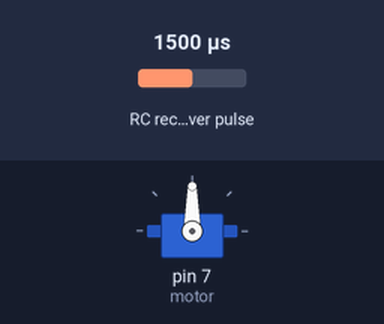
This sketch was run on a simulated Arduino Uno, built with avr-gcc and run on an emulated ATmega328P. Parts: servo. Wiring (inferred from the names in the program): RC receiver channel: data pin 4. The test bench sets the inputs (shaded band); at power-on: RC receiver pulse 1500 µs.

Above: at 0.05 s.
At 3.25 s:
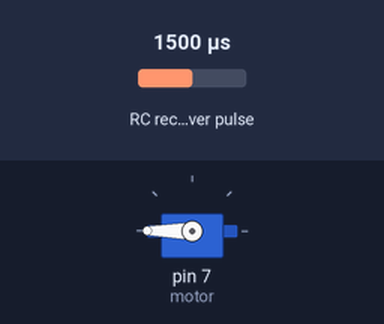
At 6.5 s:
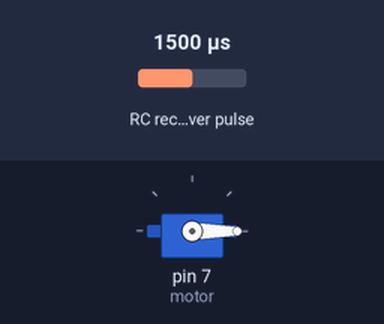
Timing chart, 0 to 8.5 s (numbered marks = the images above):
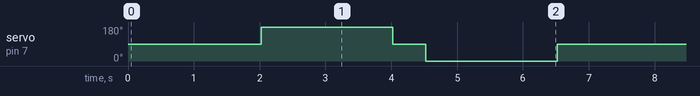

The sketch:

calibrate.ino
```cpp
#include <Servo.h>
/* The 'Servo.h' library allows you to control motors and servos by passing any value between
0 and 180 into the "write" method (talon.write() in this program).
For a motor:   0 is full power in one direction,
             180 is full direction in the opposite direction,
              90 is stop.
For a servo:   0 is all the way one direction,
             180 is all the way in the opposite direction,
              90 is the middle.
*/


Servo motor; //creates servo object named motor
int ch5; //channel 5 is SWC (Switch C), controls motors


void setup() {

  pinMode(4, INPUT); // Set pi 4 as input from RC reciever
  motor.attach(7); //tells arduino to control pin 7 as a servo

}


void loop() {

  ch5 = pulseIn(4, HIGH, 25000); // Read the pulse width of incoming signal


  // Value when switch on: 1960-1962
  // Value when switch off: 981-982

  /*When switched on, will run through calibration sequence.
    When calibrating, turn switch on, then immediately turn it off so it only runs through program once. Count to 10, and then release calibration button.
    The light will blink green if properly calibrated.
  */

  if(ch5>1500){//switch is turned on


      motor.write(90); // no motion, nuetrual/midle position
      delay(2000); // remain in this state for given duration

      motor.write(180); // full speed oppisite direction
      delay(2000); //maintains state for given duration

      motor.write(90); //no motion, nuetrual/midle position
      delay(500); //maintains state for given duration

      motor.write(0); // full speed oppisite direction
      delay(2000); //maintains state for given duration

      motor.write(90); // no motion, nuetrual/midle position

  }

  if(ch5<1500){//switch is turned off
    //do nothing
  }


}
```

Measured:
- by itself, servo on pin 7 (motor): repeats every 6.5 s: 90° 0.50 s, 0° 2.0 s, 90° 2.0 s, 180° 2.0 s
